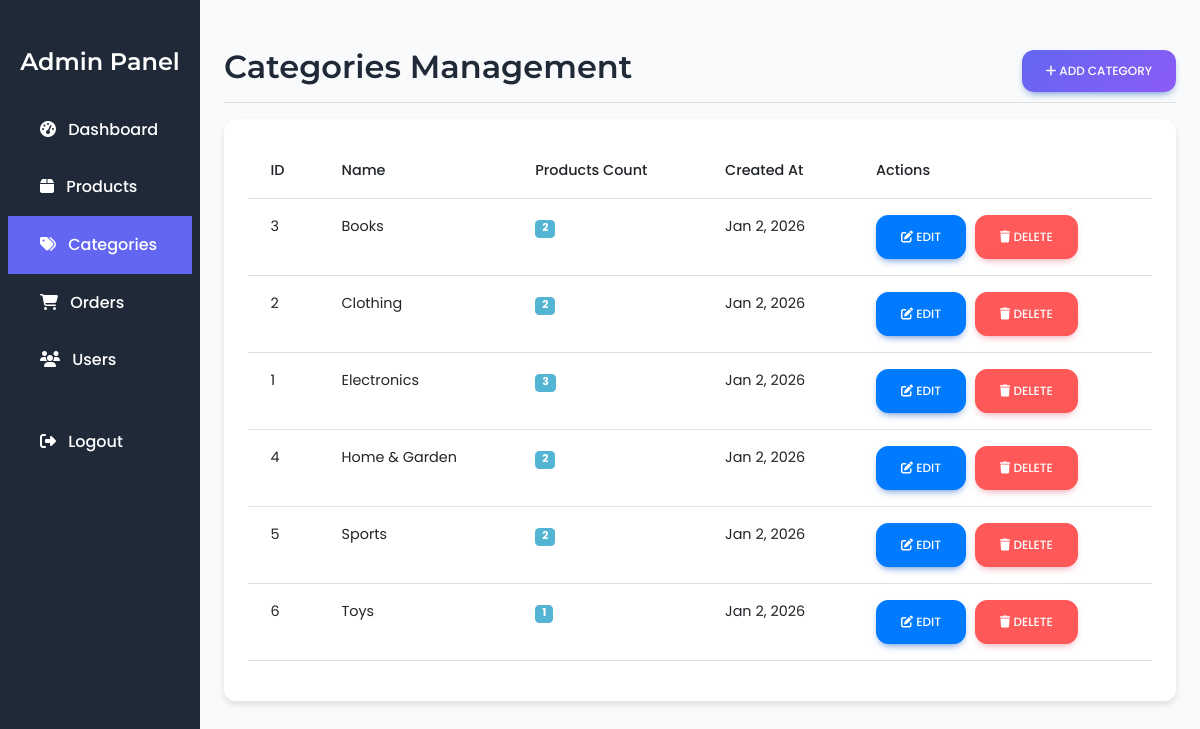
Screenshot of /admin/categories.php (signed in) with the database file from the repository.
### tables this page shows
CREATE TABLE categories (
    id INT AUTO_INCREMENT PRIMARY KEY,
    name VARCHAR(50) NOT NULL,
    created_at TIMESTAMP DEFAULT CURRENT_TIMESTAMP
);

### admin/categories.php (the view, shortened to what this page needs)
<?php
require_once '../config/db.php';
$stmt = $pdo->query("
    SELECT c.*, COUNT(p.id) as product_count
    FROM categories c
    LEFT JOIN products p ON c.id = p.category_id
    GROUP BY c.id
    ORDER BY c.name
");
$categories = $stmt->fetchAll();
?>
<!DOCTYPE html>
<html lang="en">
<head>
    <link href="https://cdn.jsdelivr.net/npm/bootstrap@5.3.0/dist/css/bootstrap.min.css" rel="stylesheet">
    <link href="https://cdnjs.cloudflare.com/ajax/libs/mdb-ui-kit/6.4.0/mdb.min.css" rel="stylesheet">
    <link href="../assets/css/style.css" rel="stylesheet">
</head>
<body>
    <div class="container-fluid">
        <div class="row">
            <nav class="col-md-3 col-lg-2 d-md-block admin-sidebar">
                <div class="position-sticky pt-3">
                    <h4 class="text-white text-center mb-4">Admin Panel</h4>
                    <ul class="nav flex-column">
                        <li class="nav-item">
                            <a class="nav-link" href="dashboard.php">
                                <i class="fas fa-tachometer-alt me-2"></i> Dashboard
                            </a>
                        </li>
                        <li class="nav-item">
                            <a class="nav-link" href="products.php">
                                <i class="fas fa-box me-2"></i> Products
                            </a>
                        </li>
                        <li class="nav-item">
                            <a class="nav-link active" href="categories.php">
                                <i class="fas fa-tags me-2"></i> Categories
                            </a>
                        </li>
                        <li class="nav-item">
                            <a class="nav-link" href="orders.php">
                                <i class="fas fa-shopping-cart me-2"></i> Orders
                            </a>
                        </li>
                        <li class="nav-item">
                            <a class="nav-link" href="users.php">
                                <i class="fas fa-users me-2"></i> Users
                            </a>
                        </li>
                        <li class="nav-item mt-4">
                            <a class="nav-link text-danger" href="../auth/logout.php">
                                <i class="fas fa-sign-out-alt me-2"></i> Logout
                            </a>
                        </li>
                    </ul>
                </div>
            </nav>
            <main class="col-md-9 ms-sm-auto col-lg-10 px-md-4 admin-content">
                <div class="d-flex justify-content-between flex-wrap flex-md-nowrap align-items-center pt-3 pb-2 mb-3 border-bottom">
                    <h1 class="h2">Categories Management</h1>
                    <button type="button" class="btn btn-primary" data-bs-toggle="modal" data-bs-target="#categoryModal">
                        <i class="fas fa-plus"></i> Add Category
                    </button>
                </div>
                <div class="card">
                    <div class="card-body">
                        <div class="table-responsive">
                            <table class="table">
                                <thead>
                                    <tr>
                                        <th>ID</th>
                                        <th>Name</th>
                                        <th>Products Count</th>
                                        <th>Created At</th>
                                        <th>Actions</th>
                                    </tr>
                                </thead>
                                <tbody>
                                    <?php if (count($categories) > 0): ?>
                                        <?php foreach ($categories as $category): ?>
                                            <tr>
                                                <td><?php echo $category['id']; ?></td>
                                                <td><?php echo htmlspecialchars($category['name']); ?></td>
                                                <td>
                                                    <span class="badge bg-info"><?php echo $category['product_count']; ?></span>
                                                </td>
                                                <td><?php echo date('M j, Y', strtotime($category['created_at'])); ?></td>
                                                <td>
                                                    <a href="categories.php?edit=<?php echo $category['id']; ?>" class="btn btn-sm btn-primary" style="background: #007bff !important; color: white !important; border: 1px solid #007bff !important;">
                                                        <i class="fas fa-edit"></i> EDIT
                                                    </a>
                                                    <form method="POST" style="display: inline; margin-left: 5px;" onsubmit="return confirm('Are you sure you want to delete this category?')">
                                                        <button type="submit" name="delete_category" class="btn btn-sm btn-danger"
                                                                style="background: red !important; color: white !important; border: 1px solid red !important;"
                                                                <?php echo $category['product_count'] > 0 ? 'disabled' : ''; ?>>
                                                            <i class="fas fa-trash"></i> DELETE
                                                        </button>
                                                    </form>
                                                </td>
                                            </tr>
                                        <?php endforeach; ?>
                                    <?php else: ?>
                                        <tr>
                                            <td colspan="5" class="text-center">No categories found</td>
                                        </tr>
                                    <?php endif; ?>
                                </tbody>
                            </table>
                        </div>
                    </div>
                </div>
            </main>
        </div>
    </div>
</body>
</html>

### assets/css/style.css (style rules this page uses)
h1, h2, h3, h4, h5, h6 { color: #1f2937 !important; opacity: 1 !important; visibility: visible !important; text-shadow: none !important; font-weight: 600 !important; display: block !important; position: relative !important; z-index: 10 !important; background: transparent !important; border: none !important; }
:root { --primary-color: #6366f1; --secondary-color: #ec4899; --success-color: #10b981; --warning-color: #f59e0b; --danger-color: #ef4444; --dark-color: #1f2937; --light-color: #f9fafb; --border-radius: 12px; --transition: all 0.3s ease; }
* { margin: 0; padding: 0; box-sizing: border-box; }
body { font-family: 'Poppins', sans-serif; background-color: var(--light-color); color: var(--dark-color); line-height: 1.6; }
h1, h2, h3, h4, h5, h6 { font-family: 'Montserrat', sans-serif; font-weight: 600; margin-bottom: 1rem; color: var(--dark-color) !important; opacity: 1 !important; visibility: visible !important; text-shadow: none !important; }
.btn { border-radius: var(--border-radius); padding: 12px 24px; font-weight: 500; transition: var(--transition); border: none; cursor: pointer; text-decoration: none; display: inline-block; text-align: center; }
.btn-primary { background: linear-gradient(135deg, var(--primary-color), #8b5cf6); color: white; }
.btn-danger { background: var(--danger-color); color: white; }
.card { border-radius: var(--border-radius); border: none; box-shadow: 0 4px 6px rgba(0, 0, 0, 0.1); transition: var(--transition); overflow: hidden; }
.nav-link { font-weight: 500; color: var(--dark-color) !important; margin: 0 0.5rem; transition: var(--transition); }
.admin-sidebar { background: var(--dark-color); min-height: 100vh; padding: 2rem 0; }
.admin-sidebar .nav-link { color: white !important; padding: 1rem 2rem; border-radius: 0; transition: var(--transition); }
.admin-sidebar .nav-link:hover, .admin-sidebar .nav-link.active { background: var(--primary-color); color: white !important; }
.admin-content { padding: 2rem; }

### rows the page displays
categories: id "3", name "Books", product_count "2", created_at "Jan 2, 2026"
categories: id "2", name "Clothing", product_count "2", created_at "Jan 2, 2026"
categories: id "1", name "Electronics", product_count "3", created_at "Jan 2, 2026"
categories: id "4", name "Home & Garden", product_count "2", created_at "Jan 2, 2026"
categories: id "5", name "Sports", product_count "2", created_at "Jan 2, 2026"
categories: id "6", name "Toys", product_count "1", created_at "Jan 2, 2026"
